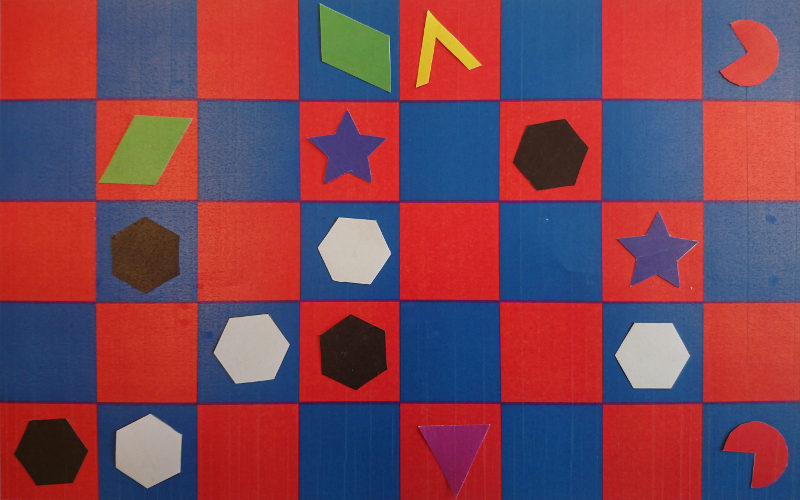
#> input picture images/easy01.png, 800 x 500 px
$ python -i contours.py   (imports and definitions only)   (older library calls are emulated)
#> lines starting #> are read from the running program, lines starting #| are printed output that depends on the picture
import numpy as np
import cv2
from matplotlib import pyplot as plt
from region_growing import *

# [95 lines left out: functions find_contours, draw_contours, find_centroid, draw_centroids, filter_contours, show_contoured_image and 5 more, not called in this run]


# [39 lines not run here, left out]

    # Display images
    #cv2.imshow("shapes", img_shapes)
    #cv2.imshow("asdasda", contoured_img)
    #cv2.waitKey()

>>> import cv2
>>> picture = cv2.cvtColor(cv2.imread('images/easy01.png'), cv2.COLOR_BGR2RGB)
>>> result = show_contoured_image(picture)
#> in show_contoured_image, `gray = cv2.cvtColor(img, cv2.COLOR_RGB2GRAY)`:
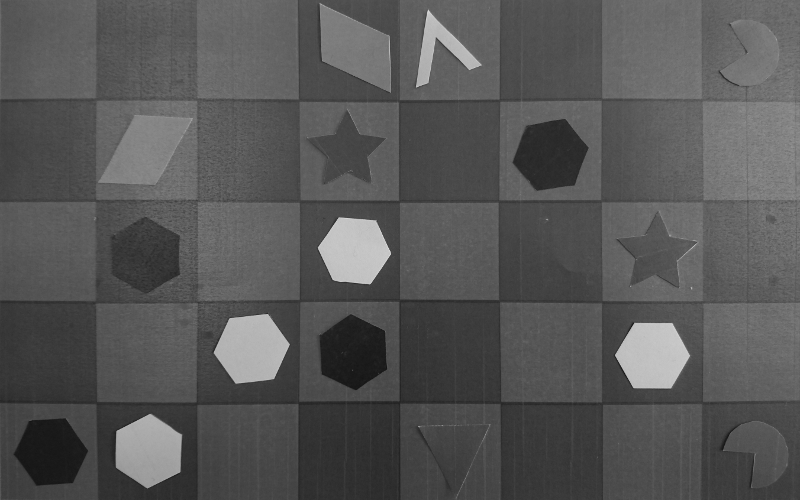
#> gray: shape (500, 800); min 19, max 218, mean 86.7
#> in find_contours, `im2, contours, h = cv2.findContours(img_copy, 1, 2)`: contours = [[[0, 0], [0, 499], [799, 499], [799, 0]]]; h = [[-1, -1, -1, -1]]
#> in show_contoured_image, `c = find_contours(gray)`: c = [[[0, 0], [0, 499], [799, 499], [799, 0]]]
#> in draw_contours, `cv2.drawContours(img_copy, contours, -1, (0, 255, 0), 3)`:
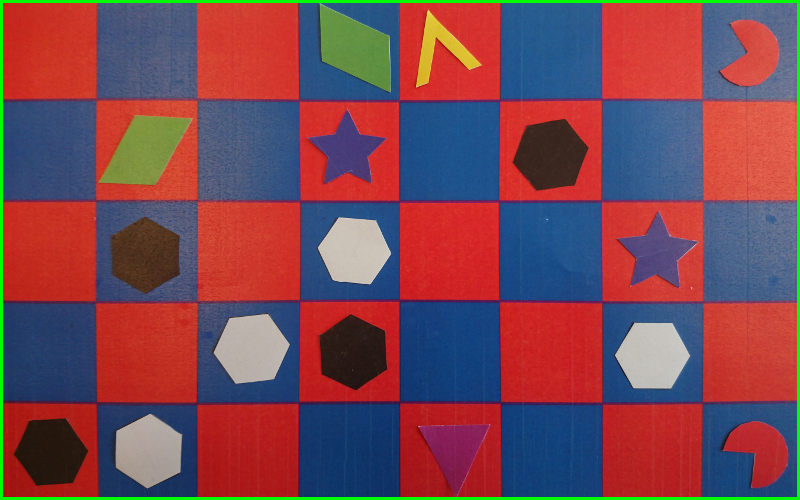
#> img_copy: shape (500, 800, 3); mean R, G, B 122.2, 71.6, 82.3

$ run again, on images/easy02.png
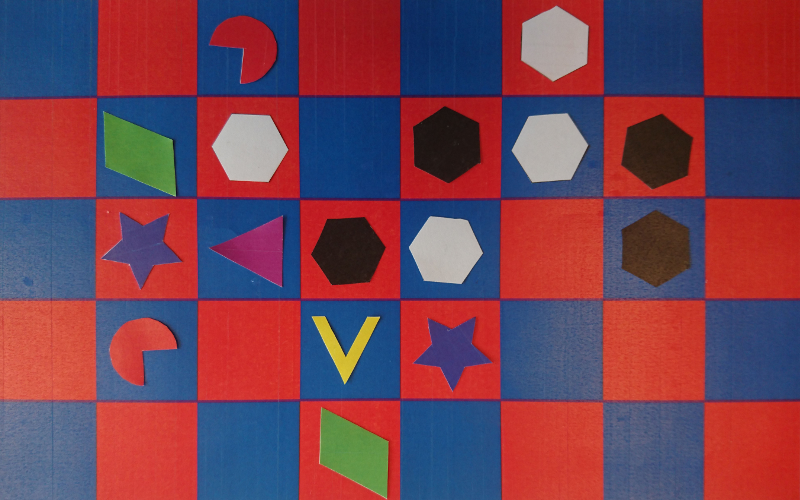
#> input picture images/easy02.png, 800 x 500 px
#> in show_contoured_image, `gray = cv2.cvtColor(img, cv2.COLOR_RGB2GRAY)`:
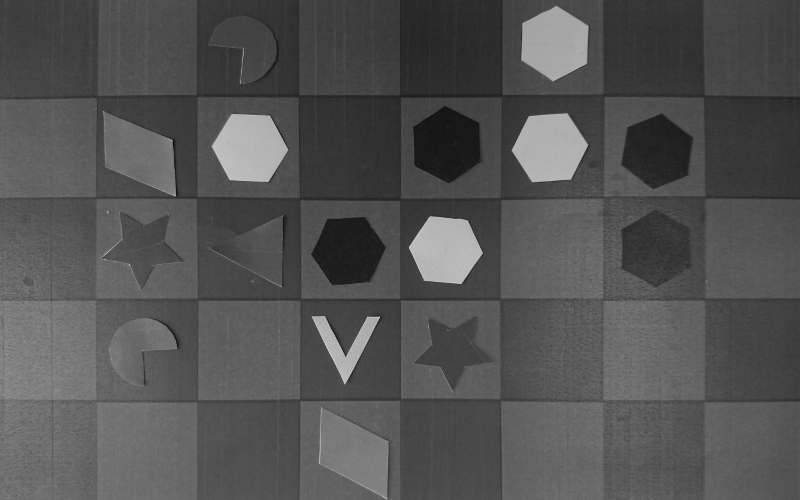
#> gray: shape (500, 800); min 13, max 211, mean 83.1
#> contours = [[[0, 0], [0, 499], [799, 499], [799, 0]]]; h = [[-1, -1, -1, -1]]
#> c = [[[0, 0], [0, 499], [799, 499], [799, 0]]]
#> in draw_contours, `cv2.drawContours(img_copy, contours, -1, (0, 255, 0), 3)`:
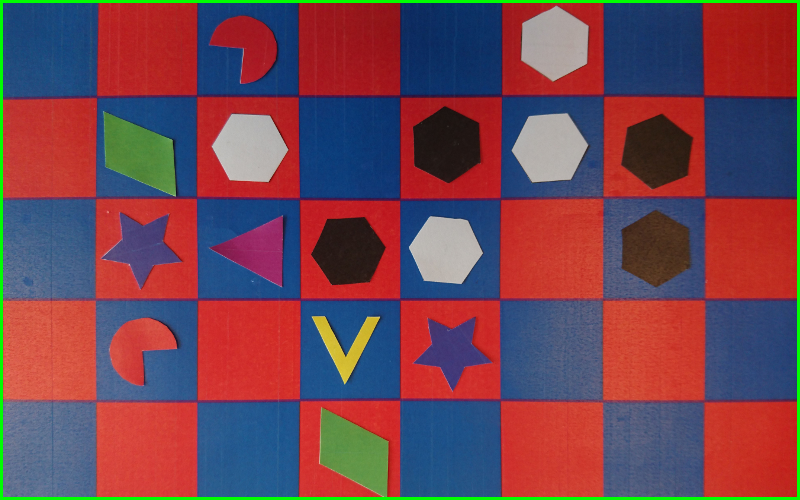
#> img_copy: shape (500, 800, 3); mean R, G, B 115.2, 69.3, 81.9

$ run again, on images/difficult01.png
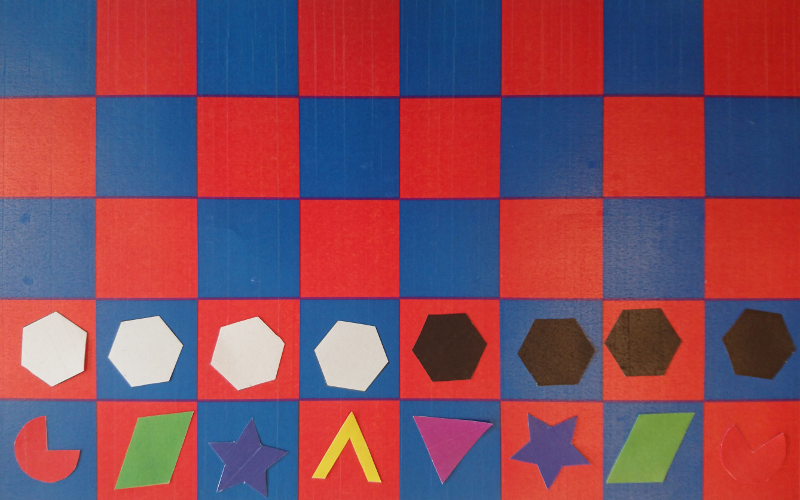
#> input picture images/difficult01.png, 800 x 500 px
#> in show_contoured_image, `gray = cv2.cvtColor(img, cv2.COLOR_RGB2GRAY)`:
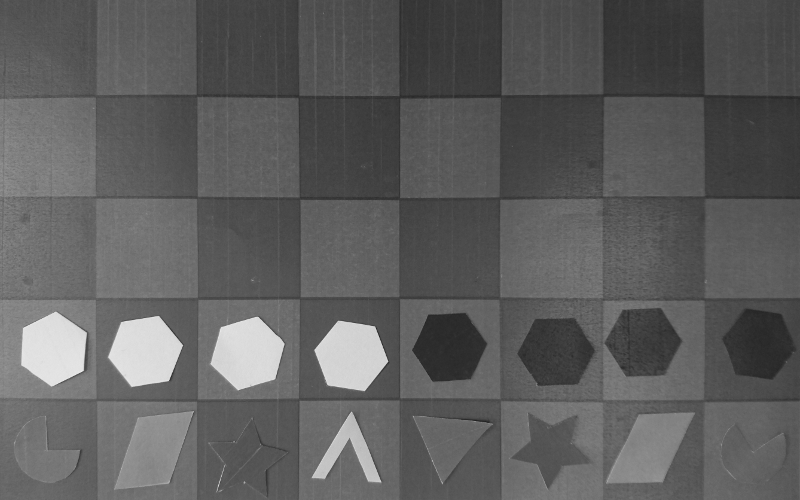
#> gray: shape (500, 800); min 33, max 235, mean 94.1
#> contours = [[[0, 0], [0, 499], [799, 499], [799, 0]]]; h = [[-1, -1, -1, -1]]
#> c = [[[0, 0], [0, 499], [799, 499], [799, 0]]]
#> in draw_contours, `cv2.drawContours(img_copy, contours, -1, (0, 255, 0), 3)`:
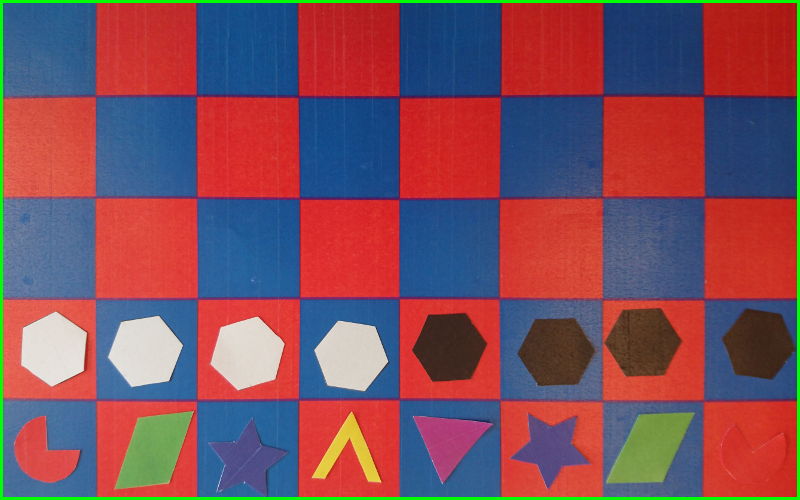
#> img_copy: shape (500, 800, 3); mean R, G, B 128, 79.2, 91.8

$ run again, on images/difficult02.png
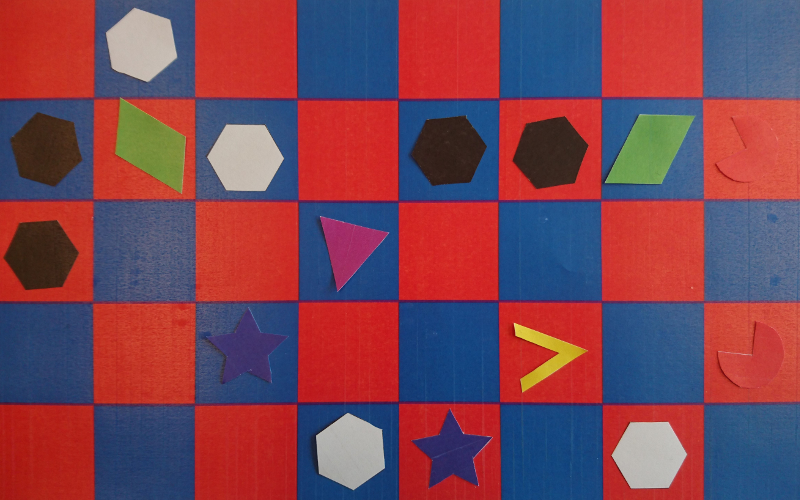
#> input picture images/difficult02.png, 800 x 500 px
#> in show_contoured_image, `gray = cv2.cvtColor(img, cv2.COLOR_RGB2GRAY)`:
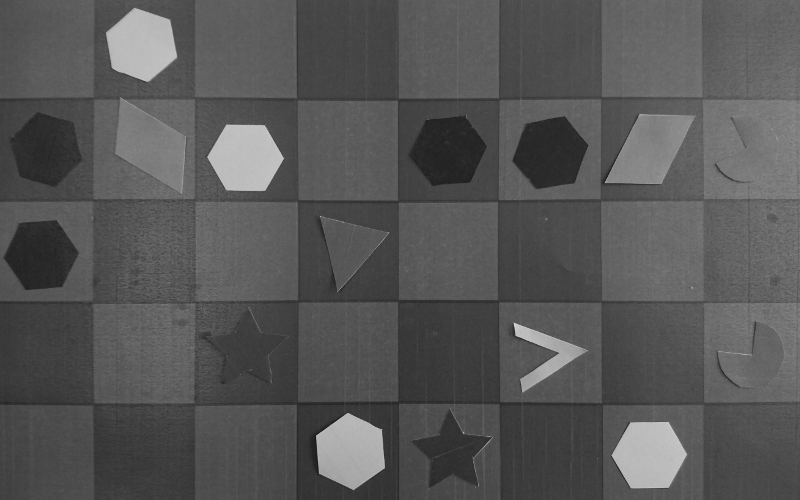
#> gray: shape (500, 800); min 18, max 215, mean 86.6
#> contours = [[[0, 0], [0, 499], [799, 499], [799, 0]]]; h = [[-1, -1, -1, -1]]
#> c = [[[0, 0], [0, 499], [799, 499], [799, 0]]]
#> in draw_contours, `cv2.drawContours(img_copy, contours, -1, (0, 255, 0), 3)`:
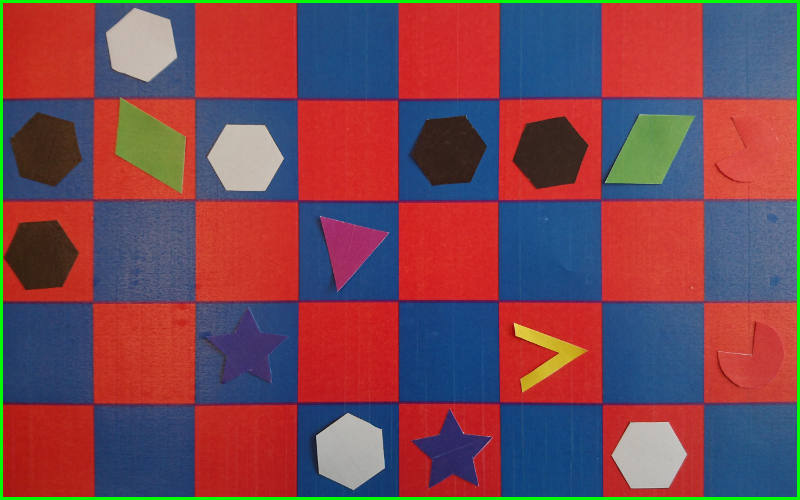
#> img_copy: shape (500, 800, 3); mean R, G, B 121.9, 71.7, 82.6
